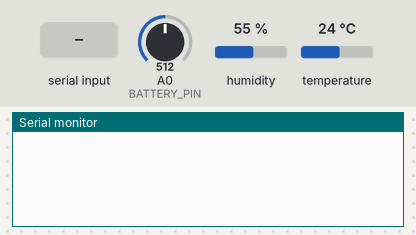
Simulated run of this sketch. Board: Arduino Mega 2560, built with avr-gcc and run on an emulated ATmega2560. Parts: the last lines printed to the serial monitor. The inputs (shaded band) are chosen by the test bench; at power-on: humidity 55 %, A0 (BATTERY_PIN) = 512, temperature 24 °C.

Above: at 1.2 s.
1.3 s: "A" received over Serial
At 2.1 s:
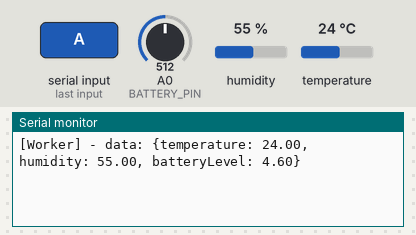
3.8 s: humidity set to 22 %
At 5.1 s:
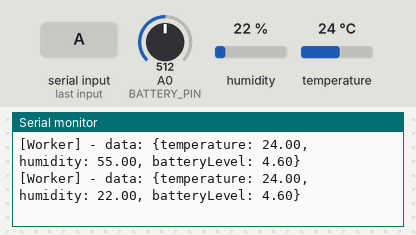
5.3 s: A0 (BATTERY_PIN) set to 716
At 5.6 s:
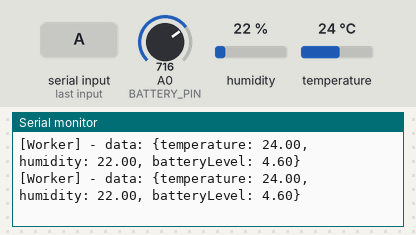
6.8 s: temperature set to 12 °C
At 8.1 s:
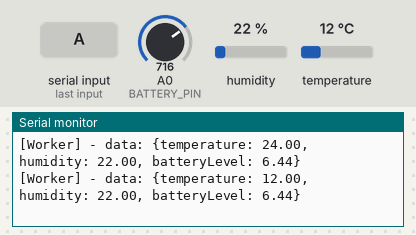
8.3 s: A0 (BATTERY_PIN) set to 900
At 9.1 s:
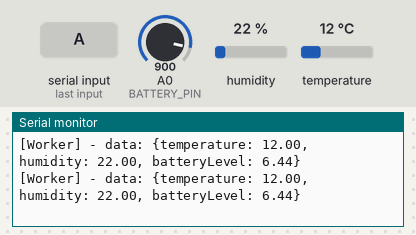
9.8 s: humidity set to 40 %
At 10.8 s:
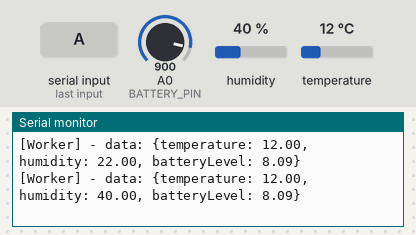
Timing chart, 0 to 12.3 s (numbered marks = the images above; inputs shaded):
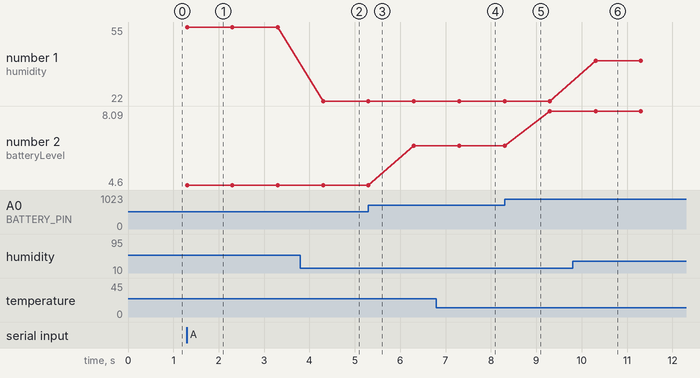

Measured:
- after the input at 1.3 s, the serial monitor: prints a new line at once (image 1)
- after the input at 3.8 s, the serial monitor: prints a new line after 0.51 s (image 2)
- after the input at 6.8 s, the serial monitor: prints a new line after 0.51 s (image 4)
- after the input at 9.8 s, the serial monitor: prints a new line after 0.51 s (image 6)
- plotted number 1: 55 → 22 after the input at 3.8 s, 22 → 40 after the input at 9.8 s
- plotted number 2: 4.6 → 6.44 after the input at 5.3 s, 6.44 → 8.09 after the input at 8.3 s

The sketch:

worker.ino
```cpp
#include "DHT.h"

#define PORT_FREQUENCY  115200

#define BATTERY_PIN     A0
#define DHT_SENSORS_PIN 9
#define RED_LIGHT_PIN   6

#define DHTTYPE DHT22

DHT dht(DHT_SENSORS_PIN, DHTTYPE);

const String ORIGIN_NAME = "Worker";
const unsigned long MEASUREMENT_TIME = 1000;
const unsigned long ALERT_TIME = 500;
static unsigned long lastTime = 0;
char val;

bool alertIsOn,
  shouldActivateAlert,
  shouldDeactivateAlert;

struct SensorData {
  float temperature;
  float humidity;
  float batteryLevel;
};
SensorData data;


void setInitialValues() {
  data = { -1.0, -1.0, 0.0 };
  alertIsOn = false;
  shouldActivateAlert = false;
}

void readSensors() {
  float temp = dht.readTemperature();
  float hum = dht.readHumidity();

  data.temperature = isnan(temp) ? data.temperature : temp;
  data.humidity = isnan(hum) ? data.humidity : hum;
  data.batteryLevel = analogRead(BATTERY_PIN) * 9.2 / 1023.0;

  if (isnan(temp) || isnan(hum)) {
    Serial.println("[ERROR] Sensor readings invalid");
  }
}

void sendSensorsData(String originName, long currentTime, SensorData data) {
  String message = "[" + originName + "] - data: {";
  message += "temperature: " + String(data.temperature, 2) + ", ";
  message += "humidity: " + String(data.humidity, 2) + ", ";
  message += "batteryLevel: " + String(data.batteryLevel, 2);
  message += "}";

  Serial.println(message);
}

SensorData operateWeatherMonitor(long measurementTime) {
  unsigned long currentTime = millis();
  bool isTimeToOperate = currentTime - lastTime >= measurementTime;

  if (isTimeToOperate) {
    readSensors();
    sendSensorsData(ORIGIN_NAME, currentTime, data);
    lastTime = currentTime;
  }

  return data;
}

void manageLocalAlert(bool isAlertActive) {
  static unsigned long lastAlertTime = 0;
  static bool isRedLedOn = false;

  const unsigned long alertLedInterval = ALERT_TIME;

  unsigned long currentAlertTime = millis();

  if (isAlertActive && (currentAlertTime - lastAlertTime >= alertLedInterval)) {
    operateWeatherMonitor(MEASUREMENT_TIME);
    lastAlertTime = currentAlertTime;
    isRedLedOn = !isRedLedOn;
    digitalWrite(RED_LIGHT_PIN, isRedLedOn ? HIGH : LOW);
  }

  if (!isAlertActive && isRedLedOn) {
    digitalWrite(RED_LIGHT_PIN, LOW);
    isRedLedOn = false;
  }
}

void evaluateState() {
  if (Serial.available() > 0)
  {
    val = Serial.read();
  }

  if (val == 'A') {
    shouldActivateAlert = true;
  } else if (val == 'O') {
    shouldDeactivateAlert = true;
  } else {
    shouldActivateAlert = false;
    shouldDeactivateAlert = false;
  }
}

void setup() {
  dht.begin();
  Serial.begin(PORT_FREQUENCY);
  setInitialValues();
}

void loop() {
  evaluateState();

  if (shouldActivateAlert) {
    alertIsOn = true;
  }

  if (shouldDeactivateAlert) {
    alertIsOn = false;
  }

  manageLocalAlert(alertIsOn);
}
```
